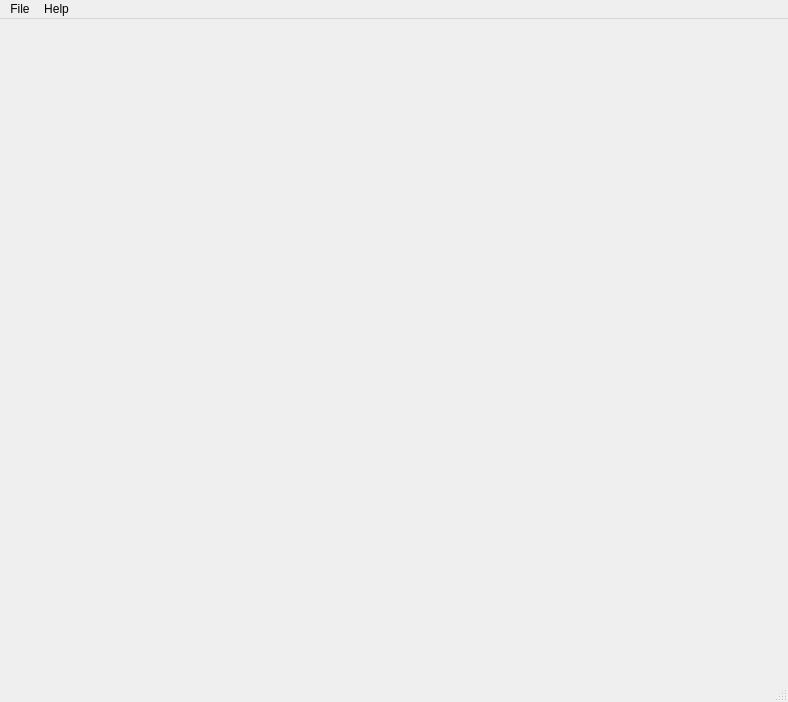
<?xml version="1.0" encoding="UTF-8"?>
<ui version="4.0">
 <class>MainWindow</class>
 <widget class="QMainWindow" name="MainWindow">
  <property name="geometry">
   <rect>
    <x>0</x>
    <y>0</y>
    <width>788</width>
    <height>702</height>
   </rect>
  </property>
  <property name="windowTitle">
   <string>MainWindow</string>
  </property>
  <widget class="QWidget" name="centralwidget">
   <layout class="QVBoxLayout" name="verticalLayout">
    <item>
     <widget class="QLabel" name="needle">
      <property name="text">
       <string/>
      </property>
     </widget>
    </item>
    <item>
     <widget class="QLabel" name="clockFrame">
      <property name="sizePolicy">
       <sizepolicy hsizetype="Preferred" vsizetype="Preferred">
        <horstretch>0</horstretch>
        <verstretch>0</verstretch>
       </sizepolicy>
      </property>
      <property name="text">
       <string/>
      </property>
      <property name="pixmap">
       <pixmap resource="src/src.qrc">:/clock.png</pixmap>
      </property>
      <property name="scaledContents">
       <bool>true</bool>
      </property>
     </widget>
    </item>
   </layout>
  </widget>
  <widget class="QMenuBar" name="menubar">
   <property name="geometry">
    <rect>
     <x>0</x>
     <y>0</y>
     <width>788</width>
     <height>19</height>
    </rect>
   </property>
   <widget class="QMenu" name="menuFile">
    <property name="title">
     <string>File</string>
    </property>
    <addaction name="actionLoad_Image"/>
    <addaction name="actionSave_Image"/>
    <addaction name="actionExit"/>
   </widget>
   <widget class="QMenu" name="menuHelp">
    <property name="title">
     <string>Help</string>
    </property>
    <addaction name="actionAbout_Qt"/>
   </widget>
   <addaction name="menuFile"/>
   <addaction name="menuHelp"/>
  </widget>
  <widget class="QStatusBar" name="statusbar"/>
  <action name="actionLoad_Image">
   <property name="text">
    <string>Load Image</string>
   </property>
  </action>
  <action name="actionSave_Image">
   <property name="text">
    <string>Save Image</string>
   </property>
  </action>
  <action name="actionExit">
   <property name="text">
    <string>Exit</string>
   </property>
  </action>
  <action name="actionAbout_Qt">
   <property name="text">
    <string>About Qt</string>
   </property>
  </action>
 </widget>
 <resources>
  <include location="src/src.qrc"/>
 </resources>
 <connections/>
</ui>
